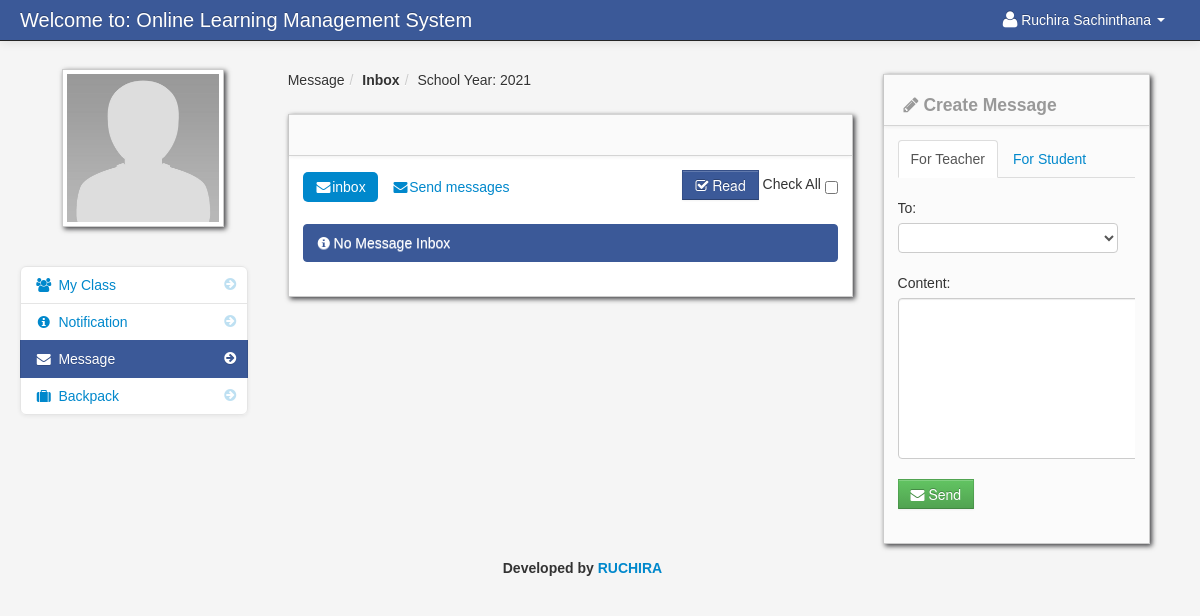
The app's page /student_message.php (signed in) with its own data.
### tables this page shows
CREATE TABLE `student` (
  `student_id` int(11) NOT NULL,
  `firstname` varchar(100) NOT NULL,
  `lastname` varchar(100) NOT NULL,
  `class_id` int(11) NOT NULL,
  `username` varchar(100) NOT NULL,
  `password` varchar(100) NOT NULL,
  `location` varchar(100) NOT NULL,
  `status` varchar(100) NOT NULL
);

CREATE TABLE `school_year` (
  `school_year_id` int(11) NOT NULL,
  `school_year` varchar(100) NOT NULL
);

### session.php (called while the page is built, shortened)
<?php
$session_id=$_SESSION['id'];
?>

### student_message.php (the view, shortened to what this page needs)
<?php include('header_dashboard.php'); ?>
<?php include('session.php'); ?>
<body>
		<?php include('navbar_student.php'); ?>
        <div class="container-fluid">
            <div class="row-fluid">
				<?php include('student_message_sidebar.php'); ?>
               <div class="span6" id="content">
                     <div class="row-fluid">
					     <ul class="breadcrumb">
								<?php
								$school_year_query = mysqli_query($conn,"select * from school_year order by school_year DESC")or die(mysqli_error());
								$school_year_query_row = mysqli_fetch_array($school_year_query);
								?>
								<li><a href="#">Message</a><span class="divider">/</span></li>
								<li><a href="#"><b>Inbox</b></a><span class="divider">/</span></li>
								<li><a href="#">School Year: <?php echo $school_year_query_row['school_year']; ?></a></li>
						</ul>
                        <div id="block_bg" class="block">
                            <div class="navbar navbar-inner block-header">
                            </div>
                            <div class="block-content collapse in">
                                <div class="span12">
								<form action="read_message.php" method="post">
										<div class="pull-right">
											<button class="btn btn-info" name="read"><i class="icon-check"></i> Read</button>
							Check All <input type="checkbox"  name="selectAll" id="checkAll" />
										</div>
										<ul class="nav nav-pills">
										<li class="active"><a href="student_message.php"><i class="icon-envelope-alt"></i>inbox</a></li>
										<li class=""><a href="sent_message_student.php"><i class="icon-envelope-alt"></i>Send messages</a></li>
										</ul>
									<?php
								 $query_announcement = mysqli_query($conn,"select * from message
																	LEFT JOIN student ON student.student_id = message.sender_id
																	where  message.reciever_id = '$session_id' order by date_sended DESC
																	")or die(mysqli_error());
								$count_my_message = mysqli_num_rows($query_announcement);
								if ($count_my_message != '0'){
								 while($row = mysqli_fetch_array($query_announcement)){
								 $id = $row['message_id'];
								 								 $id_2 = $row['message_id'];
								 $status = $row['message_status'];
								 $sender_id = $row['sender_id'];
								 $sender_name = $row['sender_name'];
								 $reciever_name = $row['reciever_name'];
								 ?>
											<div class="post"  id="del<?php echo $id; ?>">
											<div class="message_content">
											<?php echo $row['content']; ?>
											</div>
											<div class="pull-right">
											<?php if ($status == 'read'){
											}else{ ?>
											<input id="" class="" name="selector[]" type="checkbox" value="<?php echo $id; ?>">
											<?php } ?>
											</div>
													<hr>
											Send by: <strong><?php echo $row['sender_name']; ?></strong>
											<i class="icon-calendar"></i> <?php echo $row['date_sended']; ?>
														<div class="pull-right">
															<a class="btn btn-link"  href="#reply<?php echo $id; ?>" data-toggle="modal" ><i class="icon-reply"></i> Reply </a>
														</div>
													<div class="pull-right">
													<a class="btn btn-link"  href="#<?php echo $id; ?>" data-toggle="modal" ><i class="icon-remove"></i> Remove </a>
													<?php include("remove_inbox_message_modal.php"); ?>
													<?php include("reply_inbox_message_modal_student.php"); ?>
													</div>
											</div>
								<?php }}else{ ?>
								<div class="alert alert-info"><i class="icon-info-sign"></i> No Message Inbox</div>
								<?php } ?>
								</form>
                                </div>
                            </div>
                        </div>
                    </div>
                </div>
				<?php include('create_message_student.php') ?>
            </div>
		<?php include('footer.php'); ?>
        </div>
		<?php include('script.php'); ?>
    </body>
</html>

### navbar_student.php (shortened to what this page needs)
<div class="navbar navbar-fixed-top navbar-inverse">
        <div class="navbar-inner">
            <div class="container-fluid">
                <a class="brand" href="#">Welcome to: Online Learning Management System</a>
					<div class="nav-collapse collapse">
						<ul class="nav pull-right">
							<?php $query= mysqli_query($conn,"select * from student where student_id = '$session_id'")or die(mysqli_error());
									$row = mysqli_fetch_array($query);
							?>
							<li class="dropdown">
								<a href="#" role="button" class="dropdown-toggle" data-toggle="dropdown"> <i class="icon-user icon-large"></i><?php echo $row['firstname']." ".$row['lastname'];  ?> <i class="caret"></i></a>
							</li>
						</ul>
					</div>
            </div>
        </div>
</div>

### student_message_sidebar.php (shortened to what this page needs)
<div class="span3" id="sidebar">
					<img id="avatar" class="img-polaroid" src="admin/<?php echo $row['location']; ?>">
		<ul class="nav nav-list bs-docs-sidenav nav-collapse collapse">
			<li class=""><a href="dashboard_student.php"><i class="icon-chevron-right"></i><i class="icon-group"></i>&nbsp;My Class</a></li>
			<li class="">
				<a href="student_notification.php"><i class="icon-chevron-right"></i><i class="icon-info-sign"></i>&nbsp;Notification
				</a>
			</li>
			<li class="active">
			<a href="student_message.php"><i class="icon-chevron-right"></i><i class="icon-envelope-alt"></i>&nbsp;Message
			</a>
			</li>
			 <li class=""><a href="backpack.php"><i class="icon-chevron-right"></i><i class="icon-suitcase"></i>&nbsp;Backpack</a></li>
		</ul>
</div>

### admin/assets/styles.css (style rules this page uses)
body { padding-top: 60px; padding-bottom: 40px; background-color: #f5f5f5; }
#content { margin-left:0px; }
.breadcrumb { margin: 0 0 0px; padding: 10px 0px; background-color: transparent; }
.block { background: url("../images/pixel-60fff.png") repeat scroll 0 0 rgba(0, 0, 0, 0) !important; border: 1px solid #ccc; background: white; margin: 1em 0em; border-top: none; -webkit-box-shadow: 2px 2px 5px rgba(0, 0, 6, 0.75); -moz-box-shadow: 2px 2px 5px rgba(0, 0, 6, 0.75); box-shadow: 2px 2px 5px rgba(0, 0, 6, 0.75); }
.block-content { margin: 1em; min-height: .25em; }
.block-header { margin-bottom: 0px; border-right: none; border-left: none; -webkit-border-radius: 0px; -moz-border-radius: 0px; border-radius: 0px; }
.bs-docs-sidenav { max-width: 228px; margin: 30px 0 0; padding: 0; background-color: #fff; -webkit-border-radius: 6px; -moz-border-radius: 6px; border-radius: 6px; -webkit-box-shadow: 0 1px 4px rgba(0,0,0,.065); -moz-box-shadow: 0 1px 4px rgba(0,0,0,.065); box-shadow: 0 1px 4px rgba(0,0,0,.065); }
.bs-docs-sidenav > li > a { display: block; width: 190px \9; margin: 0 0 -1px; padding: 8px 14px; border: 1px solid #e5e5e5; }
.bs-docs-sidenav > li:first-child > a { -webkit-border-radius: 6px 6px 0 0; -moz-border-radius: 6px 6px 0 0; border-radius: 6px 6px 0 0; }
.bs-docs-sidenav > li:last-child > a { -webkit-border-radius: 0 0 6px 6px; -moz-border-radius: 0 0 6px 6px; border-radius: 0 0 6px 6px; }
.bs-docs-sidenav > .active > a { position: relative; z-index: 2; padding: 9px 15px; border: 0; text-shadow: 0 1px 0 rgba(0,0,0,.15); -webkit-box-shadow: inset 1px 0 0 rgba(0,0,0,.1), inset -1px 0 0 rgba(0,0,0,.1); -moz-box-shadow: inset 1px 0 0 rgba(0,0,0,.1), inset -1px 0 0 rgba(0,0,0,.1); box-shadow: inset 1px 0 0 rgba(0,0,0,.1), inset -1px 0 0 rgba(0,0,0,.1); }
.bs-docs-sidenav .icon-chevron-right { float: right; margin-top: 2px; margin-right: -6px; opacity: .25; }
.bs-docs-sidenav .active .icon-chevron-right, .bs-docs-sidenav .active a:hover .icon-chevron-right { opacity: 1; }

### records on screen
student: firstname "Ruchira", lastname "Sachinthana", location (placeholder picture)
school_year: school_year "2021"
